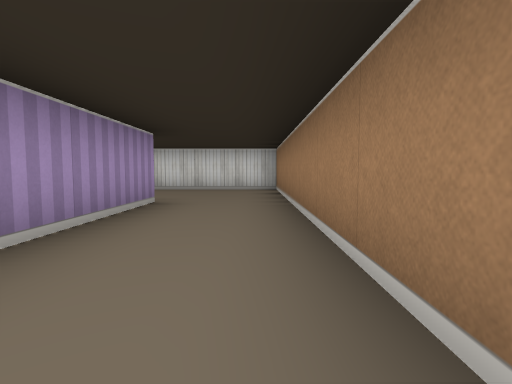
View 1 (above)

22 first-person views from a walk through a cub3D ray-caster map. The camera is about half as high as the walls, tilts 4° down and sees 80° across. The floor is counted in squares. Each view is taken from the middle of a square. On the plan, view 1 faces up. The plan holds only what a view shows up to about 9 squares ahead; the rest is blank.

View 2
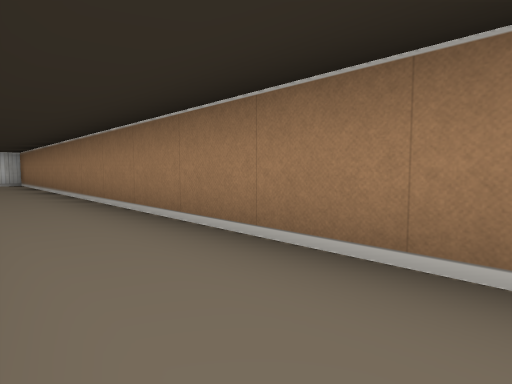

View 3
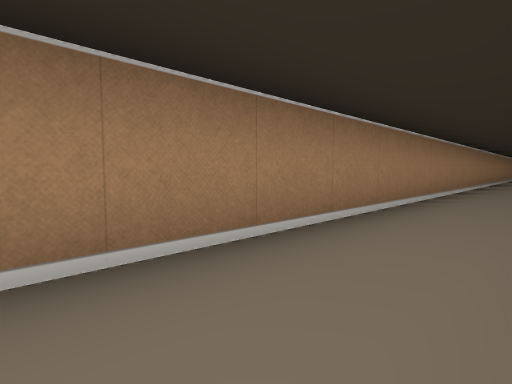

View 4
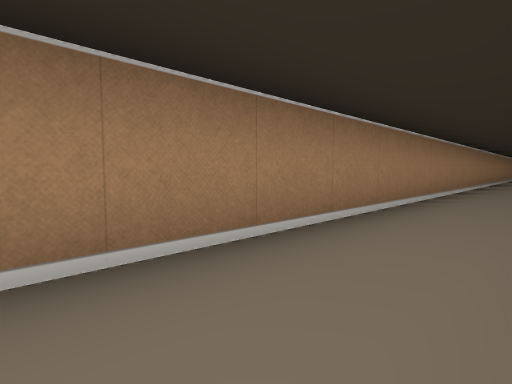

View 5
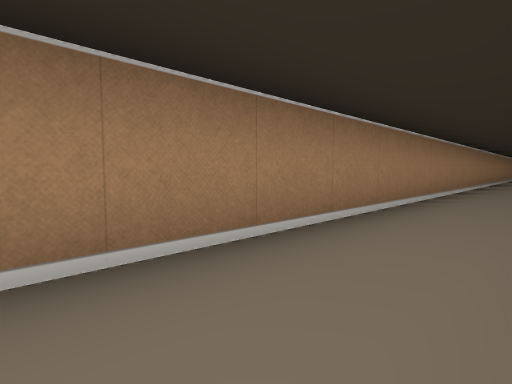

View 6
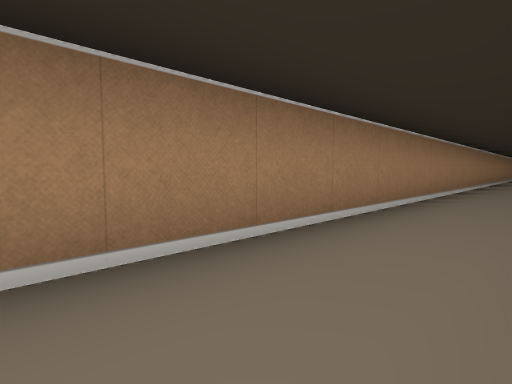

View 7
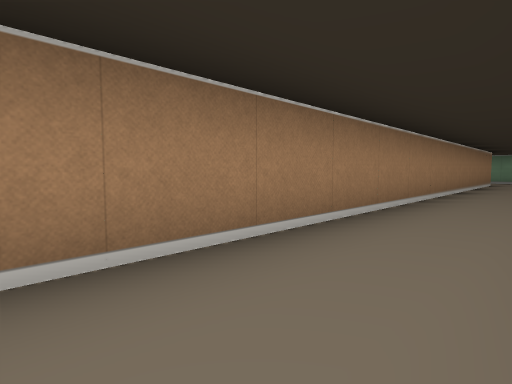

View 8
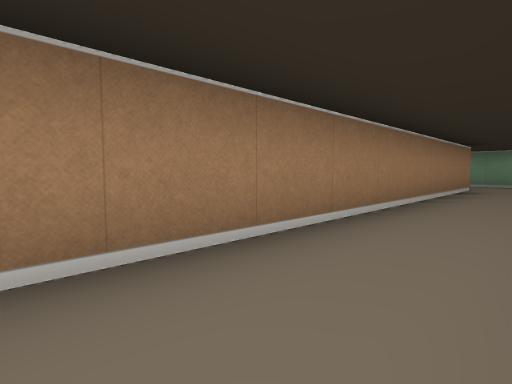

View 9
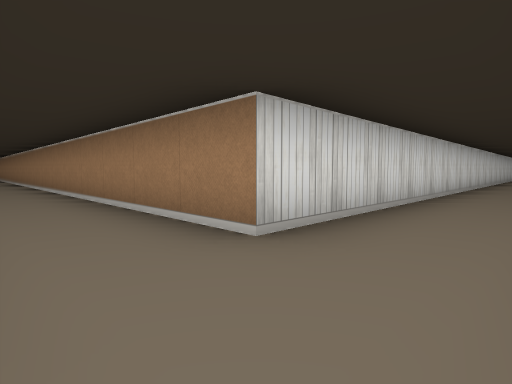

View 10
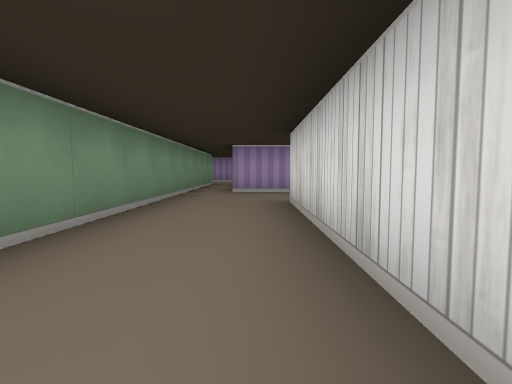

View 11
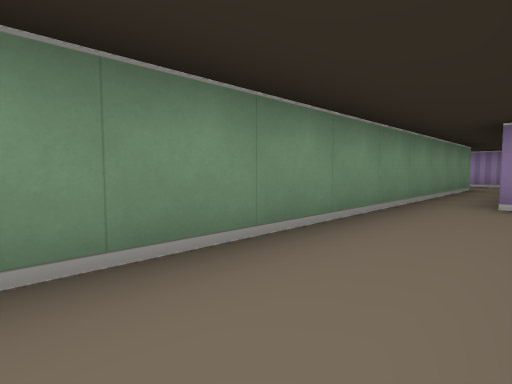

View 12
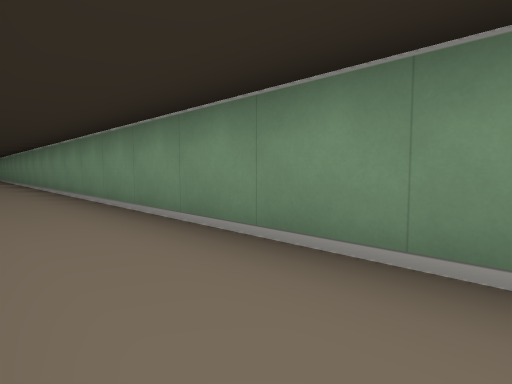

View 13
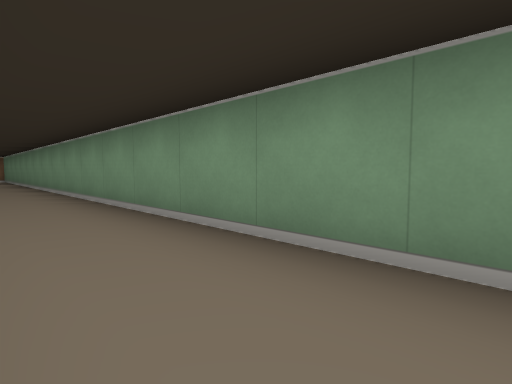

View 14
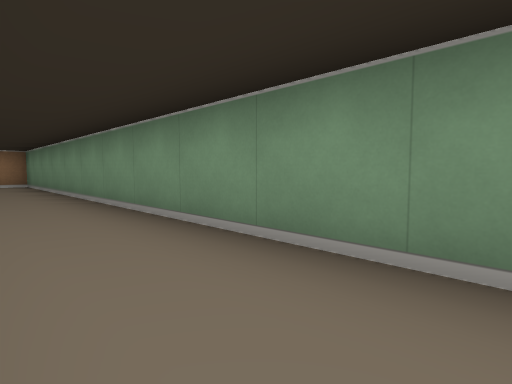

View 15
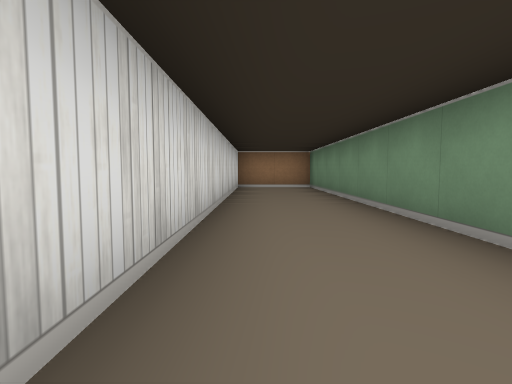

View 16
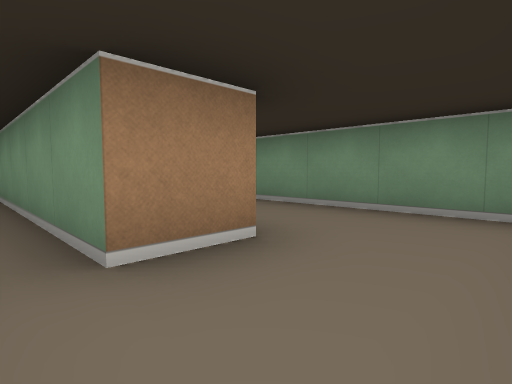

View 17
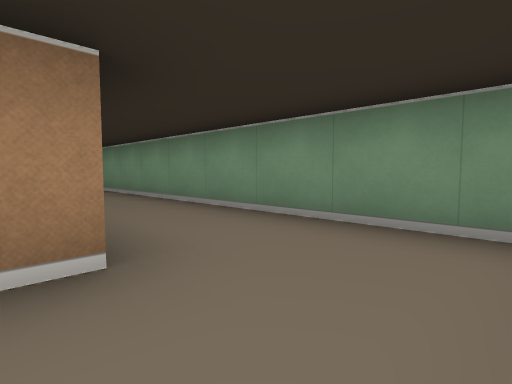

View 18
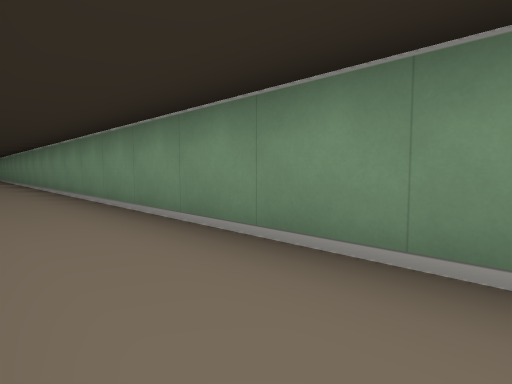

View 19
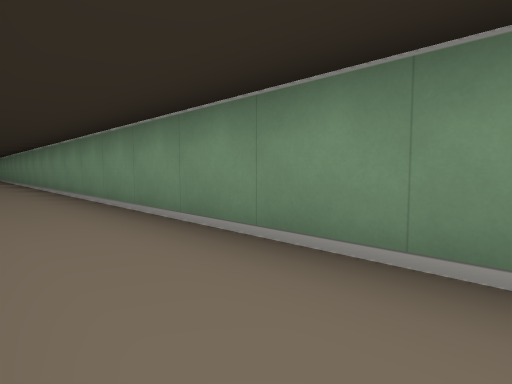

View 20
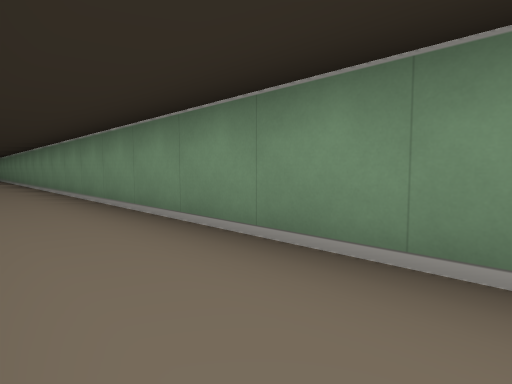

View 21
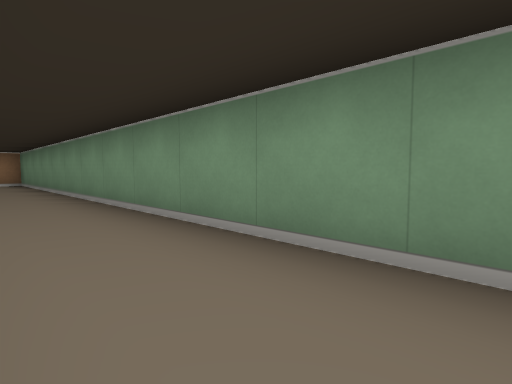

View 22
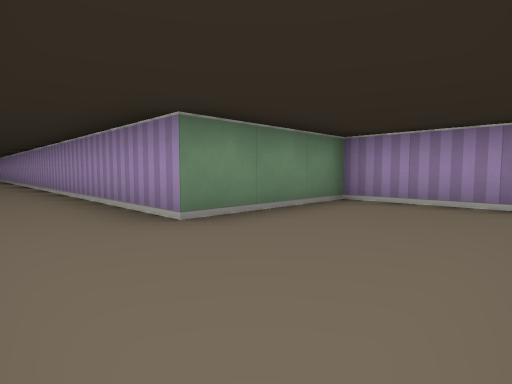

### Floor plan
Points are (right, up) in squares from view 1. A wall is a line through its corners. A room is listed if a view was taken in it or the views show most of it. See-through windows are left out.
Room 1 (views 1, 2, 3, 4, 5, 6, 7, 8, 9, 10, 11, 12, 13, 14, 15, 16, 22)
walls: (-1.5, -34.2) (-1.5, -35.5); (-5.5, -36.5) (21.5, -36.5) (21.5, -34.5) (13.5, -34.5); (10.4, -34.5) (0.5, -34.5) (0.5, 7.5) (-2.5, 7.5); (-4.5, 6.6) (-4.5, 4.5) (-1.5, 4.5) (-1.5, -4.2)
ways out: opening at (-6.5, -37) to room 2
Room 2 (views 17, 18, 19, 20, 21)
walls: (-5.5, -37.6) (-5.5, -36.5); (-6.9, -39.5) (23.2, -39.5); (-7.5, -36.1) (-7.5, -36.9)
ways out: opening at (-6.5, -37) to room 1

Positions as (right, up) in squares from view 1, and headings:
1: (0, 0), facing up
2: (-1, -4), facing up-right
3: (-1, -2), facing down-right
4: (-1, -6), facing down-right
5: (-1, -11), facing down-right
6: (-1, -17), facing down-right
7: (-1, -23), facing down-right
8: (-1, -26), facing down-right
9: (-1, -36), facing up-right
10: (5, -35), facing left
11: (3, -35), facing down-left
12: (1, -35), facing down-right
13: (6, -35), facing down-right
14: (11, -35), facing down-right
15: (13, -35), facing right
16: (-7, -36), facing down-right
17: (-7, -37), facing down-right
18: (-3, -38), facing down-right
19: (1, -38), facing down-right
20: (6, -38), facing down-right
21: (12, -38), facing down-right
22: (0, 7), facing down-left
